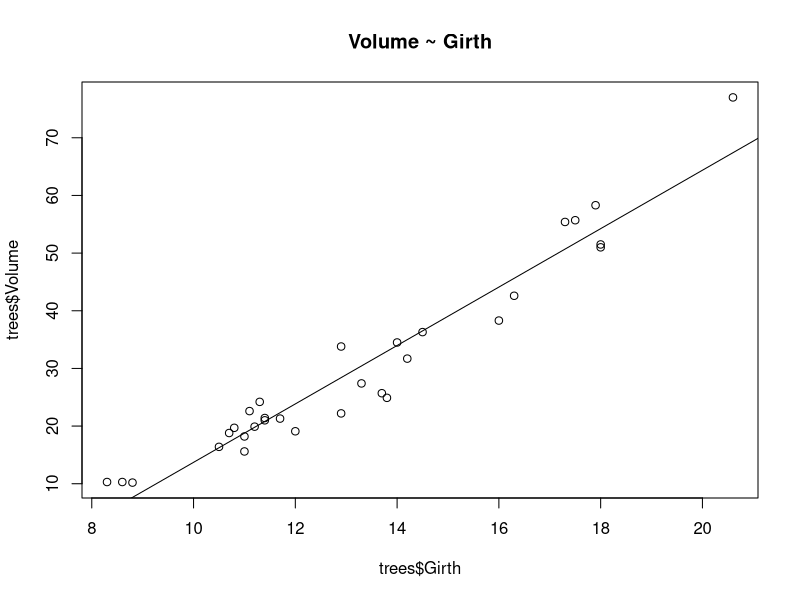
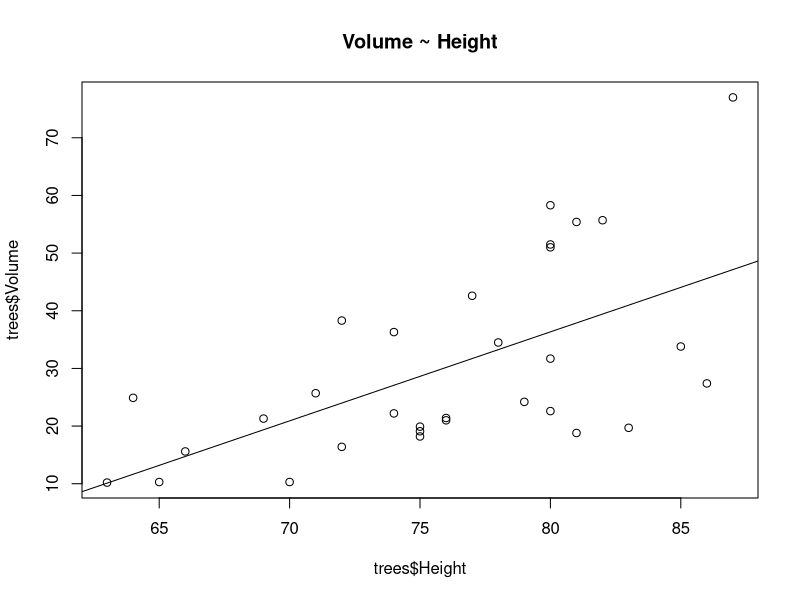

Source code (R) for these figures, in order:
str(trees)

## Analisis de Regresion entre Volumen y Girth

## Test para el coef. de correlacion
cor.test(x=trees$Girth, y=trees$Volume, method = "pearson")

## Ajusto la regresion lineal
Reg_Lineal_G <- lm(Volume ~ Girth, data=trees)
summary(Reg_Lineal_G)

## Grafico
plot(x=trees$Girth, y=trees$Volume, main="Volume ~ Girth")
abline(Reg_Lineal_G)

##############################

## Analisis de Regresion entre Volumen y Altura

## Test para el coef. de correlacion
cor.test(x=trees$Height, y=trees$Volume,  method = "pearson")

## Ajusto la regresion lineal
Reg_Lineal_H <- lm(Volume  ~ Height, data=trees)
summary(Reg_Lineal_H)

## Grafico
plot(x=trees$Height, y=trees$Volume, main="Volume ~ Height")
abline(Reg_Lineal_H)
